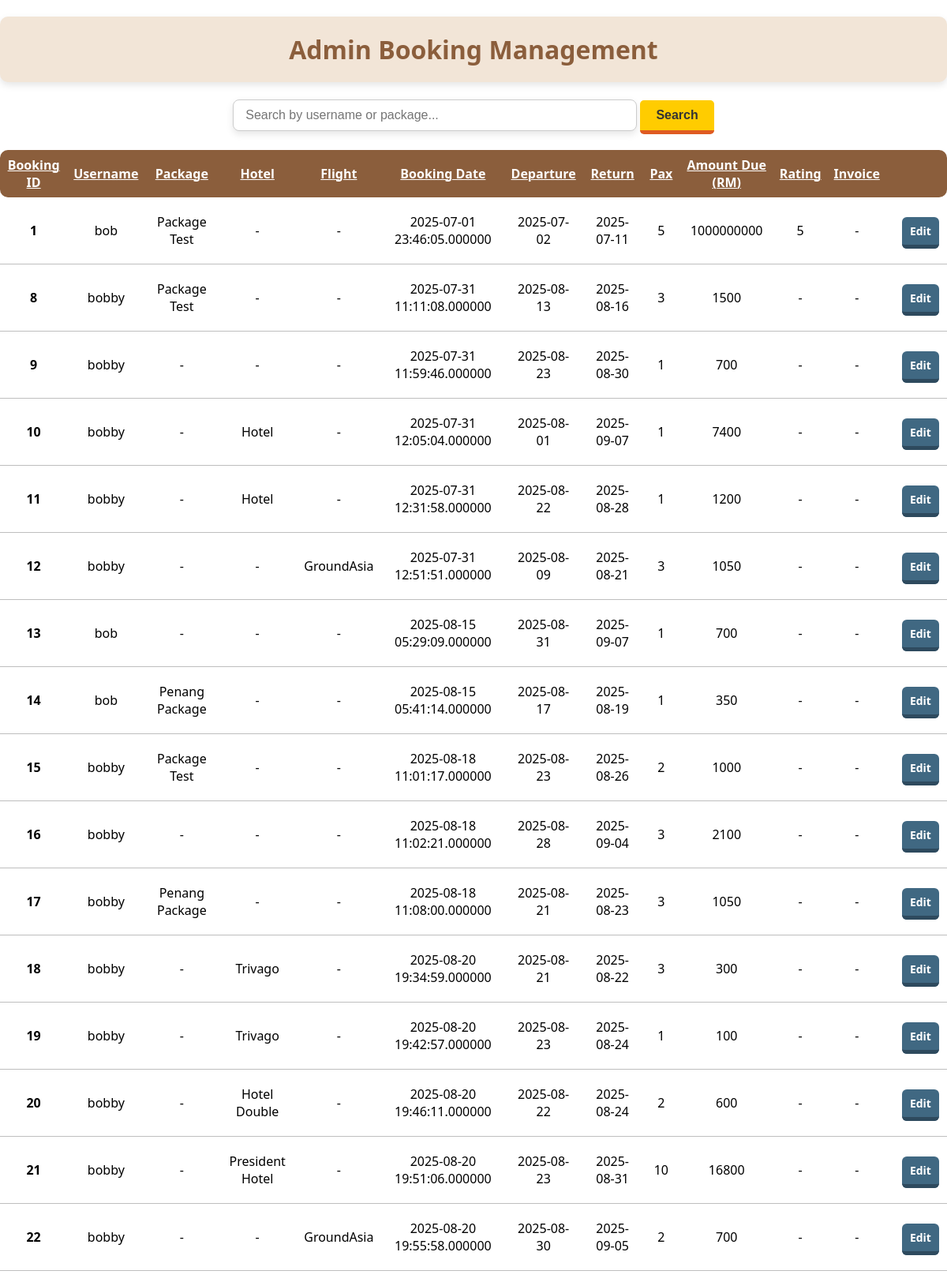
Page /ADadminbookings.php (upper part) on the committed database.
### tables this page shows
CREATE TABLE IF NOT EXISTS `bookings` (
  `bookingID` int NOT NULL AUTO_INCREMENT,
  `packageID` int DEFAULT NULL,
  `packageName` varchar(100) DEFAULT NULL,
  `packagehotelName` varchar(150) DEFAULT NULL,
  `packageflightRoute` varchar(150) DEFAULT NULL,
  `hotelID` int DEFAULT NULL,
  `flightRouteID` int DEFAULT NULL,
  `userID` int NOT NULL,
  `bookingDate` date NOT NULL,
  `bookingTime` time(6) NOT NULL,
  `numberOfPax` int NOT NULL,
  `departureDate` date NOT NULL,
  `returnDate` date NOT NULL,
  `amountDue` int NOT NULL,
  `rating` int DEFAULT NULL,
  `paymentID` int DEFAULT NULL,
  `status` varchar(20) NOT NULL DEFAULT 'pending',
  PRIMARY KEY (`bookingID`),
  KEY `idx_packageID` (`packageID`),
  KEY `idx_userID` (`userID`),
  KEY `idx_invoiceID` (`paymentID`),
  KEY `hotelID` (`hotelID`),
  KEY `flightRouteID` (`flightRouteID`),
  KEY `paymentID` (`paymentID`),
  KEY `paymentID_2` (`paymentID`)
);

CREATE TABLE IF NOT EXISTS `users` (
  `userID` int NOT NULL AUTO_INCREMENT,
  `username` varchar(100) NOT NULL,
  `userPassword` varchar(100) NOT NULL,
  `userPhone` varchar(20) DEFAULT NULL,
  `userGender` char(1) NOT NULL,
  `userDOB` date NOT NULL,
  `userEmail` varchar(100) NOT NULL,
  PRIMARY KEY (`userID`),
  UNIQUE KEY `username` (`username`),
  UNIQUE KEY `userPhone` (`userPhone`)
);

CREATE TABLE IF NOT EXISTS `packages` (
  `packageID` int NOT NULL AUTO_INCREMENT,
  `agencyID` int NOT NULL,
  `destinationID` int NOT NULL,
  `hotelID` int NOT NULL,
  `flightRouteID` int NOT NULL,
  `packageName` varchar(100) NOT NULL,
  `packageDescription` varchar(500) NOT NULL,
  `packagePrice` int NOT NULL,
  `packageDuration` int NOT NULL,
  PRIMARY KEY (`packageID`),
  KEY `idx_agencyID` (`agencyID`),
  KEY `idx_destinationID` (`destinationID`),
  KEY `idx_hotelID` (`hotelID`),
  KEY `idx_flightRouteID` (`flightRouteID`)
);

CREATE TABLE IF NOT EXISTS `hotels` (
  `hotelID` int NOT NULL AUTO_INCREMENT,
  `hotelName` varchar(100) NOT NULL,
  `hotelDescription` varchar(500) NOT NULL,
  `hotelRoomTypes` varchar(100) NOT NULL,
  `pricePerNight` int NOT NULL,
  `hotelPhone` varchar(20) DEFAULT NULL,
  `hotelEmail` varchar(100) NOT NULL,
  `hotelAddress` varchar(100) NOT NULL,
  `hotelImage` varchar(255) NOT NULL,
  PRIMARY KEY (`hotelID`),
  UNIQUE KEY `hotelName` (`hotelName`),
  UNIQUE KEY `hotelEmail` (`hotelEmail`),
  UNIQUE KEY `hotelAddress` (`hotelAddress`),
  UNIQUE KEY `hotelPhone` (`hotelPhone`)
);

CREATE TABLE IF NOT EXISTS `flight_routes` (
  `flightRouteID` int NOT NULL AUTO_INCREMENT,
  `flightDuration` int NOT NULL,
  `seatType` varchar(100) NOT NULL,
  `seatPrice` int NOT NULL,
  `airlineProvide` varchar(100) NOT NULL,
  `routeDeparturePoint` varchar(100) NOT NULL,
  `routeArrivalPoint` varchar(100) NOT NULL,
  `managingAgency` int DEFAULT NULL,
  PRIMARY KEY (`flightRouteID`),
  KEY `fk_flight_routes_managingAgency` (`managingAgency`)
);

### ADadminbookings.php (the view, shortened to what this page needs)
<?php
include("dbconnect.php");
$search = isset($_GET['search']) ? $conn->real_escape_string($_GET['search']) : '';
$sql = "SELECT
            b.bookingID,
            b.bookingDate,
            b.bookingTime,
            b.numberOfPax,
            b.departureDate,
            b.returnDate,
            b.amountDue,
            b.rating,
            u.username,
            p.packageName,
            h.hotelName,
            f.airlineProvide
        FROM bookings b
        LEFT JOIN users u ON b.userID = u.userID
        LEFT JOIN packages p ON b.packageID = p.packageID
        LEFT JOIN hotels h ON b.hotelID = h.hotelID
        LEFT JOIN flight_routes f ON b.flightRouteID = f.flightRouteID";
$result = $conn->query($sql);
?>
<!DOCTYPE html>
<html>
<head>
    <link rel="stylesheet" href="ADadminbookings.css?v=1.8">
</head>
<body>
<div class="booking-container">
    <h1 class="user-title">Admin Booking Management</h1>
    <form method="GET" class="search-box">
        <input type="text" name="search" class="search-input" placeholder="Search by username or package..."
        value="<?php echo htmlspecialchars($search); ?>" />
        <button type="submit" class="search-button">Search</button>
    </form>
    <table border="0" cellpadding="8" cellspacing="0" class="bookings-table">
        <thead class="table-header">
            <tr>
                <th>Booking ID</th>
                <th>Username</th>
                <th>Package</th>
                <th>Hotel</th>
                <th>Flight</th>
                <th>Booking Date</th>
                <th>Departure</th>
                <th>Return</th>
                <th>Pax</th>
                <th>Amount Due (RM)</th>
                <th>Rating</th>
                <th>Invoice</th>
                <th></th>
            </tr>
        </thead>
        <tbody>
            <?php if ($result && mysqli_num_rows($result) > 0): ?>
                <?php while ($row = mysqli_fetch_assoc($result)): ?>
                    <tr class="table-row">
                        <td><strong><?= htmlspecialchars($row['bookingID'] ?? '-') ?></strong></td>
                        <td><?= htmlspecialchars($row['username'] ?? '-') ?></td>
                        <td><?= htmlspecialchars($row['packageName'] ?? '-') ?></td>
                        <td><?= htmlspecialchars($row['hotelName'] ?? '-') ?></td>
                        <td><?= htmlspecialchars($row['airlineProvide'] ?? '-') ?></td>
                        <td><?= htmlspecialchars(($row['bookingDate'] ?? '-') . ' ' . ($row['bookingTime'] ?? '-')) ?></td>
                        <td><?= htmlspecialchars($row['departureDate'] ?? '-') ?></td>
                        <td><?= htmlspecialchars($row['returnDate'] ?? '-') ?></td>
                        <td><?= htmlspecialchars($row['numberOfPax'] ?? '-') ?></td>
                        <td><?= htmlspecialchars($row['amountDue'] ?? '-') ?></td>
                        <td><?= htmlspecialchars($row['rating'] ?? '-') ?></td>
                        <td><?= htmlspecialchars($row['invoiceID'] ?? '-') ?></td>
                        <td>
                            <div class='admin-buttons'>
                                <a href='ADeditbookings.php?id=<?= $row["bookingID"] ?>' class='btn-edit'>Edit</a>
                            </div>
                        </td>
                    </tr>
                <?php endwhile; ?>
            <?php else: ?>
                <tr><td colspan="12">No bookings found.</td></tr>
            <?php endif; ?>
        </tbody>
    </table>
</div>
</body>

### ADadminbookings.css (style rules this page uses)
body { margin: 0; font-family: 'Segoe UI', Tahoma, Geneva, Verdana, sans-serif; }
h1 { text-align: center; color: #8b5e3c; font-size: 32px; box-shadow: 0 4px 10px rgba(0, 0, 0, 0.1); padding: 20px 20px; border-radius: 10px; background-color: #f2e5d7; }
.search-box { text-align: center; margin-bottom: 20px; }
.search-box input[type="text"] { padding: 10px 15px; width: 40%; box-shadow: 0 4px 10px rgba(0, 0, 0, 0.1); border-radius: 8px; border: 0.2px solid #ccc; font-size: 16px; outline: none; background-color: rgb(255, 255, 255); color:gray; }
.search-button { padding: 10px 20px; background-color: #FFCC00; color: #333333; border: none; font-weight: bold; font-size: 16px; border-radius: 5px; cursor: pointer; border-bottom: 5px solid #df5b22; transition: background-color 0.3s; }
.bookings-table { width: 100%; text-align: center; border-collapse: collapse; margin: 20px auto; }
.table-header { background-color: #8b5e3c; color: #ffffff; text-decoration: underline 1px solid #ffffff; padding: 10px; }
.table-header th:first-child { border-top-left-radius: 10px; border-bottom-left-radius: 10px; }
.table-header th:last-child { border-top-right-radius: 10px; border-bottom-right-radius: 10px; }
.table-row { margin-bottom: 20px; border-bottom: #bebebe 1px solid; }
.bookings-table td { padding: 20px 10px; }
.btn-edit { text-decoration: none; padding: 8px 10px; font-weight: bold; border-radius: 6px; font-size: 14px; transition: background-color 0.3s; margin-left: 10px; background-color: #406882; color: #ffffff !important; border-bottom: 5px solid #2e4a5e; }

### rows in the picture
bookings: bookingID "1", userID.username "bob", packageID.packageName "Package Test", hotelName "-", airlineProvide "-", bookingDate+bookingTime "2025-07-01 23:46:05.000000", departureDate "2025-07-02", returnDate "2025-07-11", numberOfPax "5", amountDue "1000000000", rating "5", invoiceID "-"
bookings: bookingID "8", userID.username "bobby", packageID.packageName "Package Test", hotelName "-", airlineProvide "-", bookingDate+bookingTime "2025-07-31 11:11:08.000000", departureDate "2025-08-13", returnDate "2025-08-16", numberOfPax "3", amountDue "1500", rating "-", invoiceID "-"
bookings: bookingID "9", userID.username "bobby", packageName "-", hotelName "-", airlineProvide "-", bookingDate+bookingTime "2025-07-31 11:59:46.000000", departureDate "2025-08-23", returnDate "2025-08-30", numberOfPax "1", amountDue "700", rating "-", invoiceID "-"
bookings: bookingID "10", userID.username "bobby", packageName "-", hotelID.hotelName "Hotel", airlineProvide "-", bookingDate+bookingTime "2025-07-31 12:05:04.000000", departureDate "2025-08-01", returnDate "2025-09-07", numberOfPax "1", amountDue "7400", rating "-", invoiceID "-"
bookings: bookingID "11", userID.username "bobby", packageName "-", hotelID.hotelName "Hotel", airlineProvide "-", bookingDate+bookingTime "2025-07-31 12:31:58.000000", departureDate "2025-08-22", returnDate "2025-08-28", numberOfPax "1", amountDue "1200", rating "-", invoiceID "-"
bookings: bookingID "12", userID.username "bobby", packageName "-", hotelName "-", flightRouteID.airlineProvide "GroundAsia", bookingDate+bookingTime "2025-07-31 12:51:51.000000", departureDate "2025-08-09", returnDate "2025-08-21", numberOfPax "3", amountDue "1050", rating "-", invoiceID "-"
bookings: bookingID "13", userID.username "bob", packageName "-", hotelName "-", airlineProvide "-", bookingDate+bookingTime "2025-08-15 05:29:09.000000", departureDate "2025-08-31", returnDate "2025-09-07", numberOfPax "1", amountDue "700", rating "-", invoiceID "-"
bookings: bookingID "14", userID.username "bob", packageID.packageName "Penang Package", hotelName "-", airlineProvide "-", bookingDate+bookingTime "2025-08-15 05:41:14.000000", departureDate "2025-08-17", returnDate "2025-08-19", numberOfPax "1", amountDue "350", rating "-", invoiceID "-"
bookings: bookingID "15", userID.username "bobby", packageID.packageName "Package Test", hotelName "-", airlineProvide "-", bookingDate+bookingTime "2025-08-18 11:01:17.000000", departureDate "2025-08-23", returnDate "2025-08-26", numberOfPax "2", amountDue "1000", rating "-", invoiceID "-"
bookings: bookingID "16", userID.username "bobby", packageName "-", hotelName "-", airlineProvide "-", bookingDate+bookingTime "2025-08-18 11:02:21.000000", departureDate "2025-08-28", returnDate "2025-09-04", numberOfPax "3", amountDue "2100", rating "-", invoiceID "-"
bookings: bookingID "17", userID.username "bobby", packageID.packageName "Penang Package", hotelName "-", airlineProvide "-", bookingDate+bookingTime "2025-08-18 11:08:00.000000", departureDate "2025-08-21", returnDate "2025-08-23", numberOfPax "3", amountDue "1050", rating "-", invoiceID "-"
bookings: bookingID "18", userID.username "bobby", packageName "-", hotelID.hotelName "Trivago", airlineProvide "-", bookingDate+bookingTime "2025-08-20 19:34:59.000000", departureDate "2025-08-21", returnDate "2025-08-22", numberOfPax "3", amountDue "300", rating "-", invoiceID "-"
bookings: bookingID "19", userID.username "bobby", packageName "-", hotelID.hotelName "Trivago", airlineProvide "-", bookingDate+bookingTime "2025-08-20 19:42:57.000000", departureDate "2025-08-23", returnDate "2025-08-24", numberOfPax "1", amountDue "100", rating "-", invoiceID "-"
bookings: bookingID "20", userID.username "bobby", packageName "-", hotelID.hotelName "Hotel Double", airlineProvide "-", bookingDate+bookingTime "2025-08-20 19:46:11.000000", departureDate "2025-08-22", returnDate "2025-08-24", numberOfPax "2", amountDue "600", rating "-", invoiceID "-"
bookings: bookingID "21", userID.username "bobby", packageName "-", hotelID.hotelName "President Hotel", airlineProvide "-", bookingDate+bookingTime "2025-08-20 19:51:06.000000", departureDate "2025-08-23", returnDate "2025-08-31", numberOfPax "10", amountDue "16800", rating "-", invoiceID "-"
bookings: bookingID "22", userID.username "bobby", packageName "-", hotelName "-", flightRouteID.airlineProvide "GroundAsia", bookingDate+bookingTime "2025-08-20 19:55:58.000000", departureDate "2025-08-30", returnDate "2025-09-05", numberOfPax "2", amountDue "700", rating "-", invoiceID "-"
